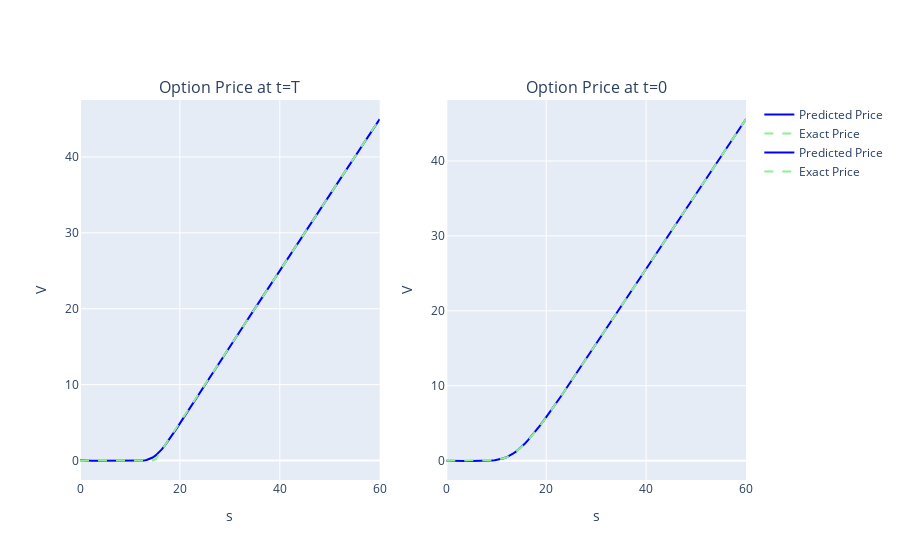

Here is the notebook cell this chart was saved with:
### Code cell
fig = make_subplots(rows=1, cols=2, subplot_titles=("Price at t=T", "Price at t=0"))

# Left subplot: t = T (last column)
fig.add_trace(go.Scatter(
    x=s,
    y=surface[:, -1],
    name='Predicted Price',
    mode='lines',
    line=dict(color='blue')
), row=1, col=1)
fig.add_trace(go.Scatter(
    x=s,
    y=exact_surface[:, -1],
    name='Exact Price',
    mode='lines',
    line=dict(color='lightgreen', dash='dash')
), row=1, col=1)

# Right subplot: t = 0 (first column)
fig.add_trace(go.Scatter(
    x=s,
    y=surface[:, 0],
    name='Predicted Price',
    mode='lines',
    line=dict(color='blue')
), row=1, col=2)
fig.add_trace(go.Scatter(
    x=s,
    y=exact_surface[:, 0],
    name='Exact Price',
    mode='lines',
    line=dict(color='lightgreen', dash='dash')
), row=1, col=2)

# Update axis titles
fig.update_xaxes(title_text="s", row=1, col=1)
fig.update_yaxes(title_text="V", row=1, col=1)
fig.update_xaxes(title_text="s", row=1, col=2)
fig.update_yaxes(title_text="V", row=1, col=2)

fig.update_layout(autosize=True)
fig.show()
